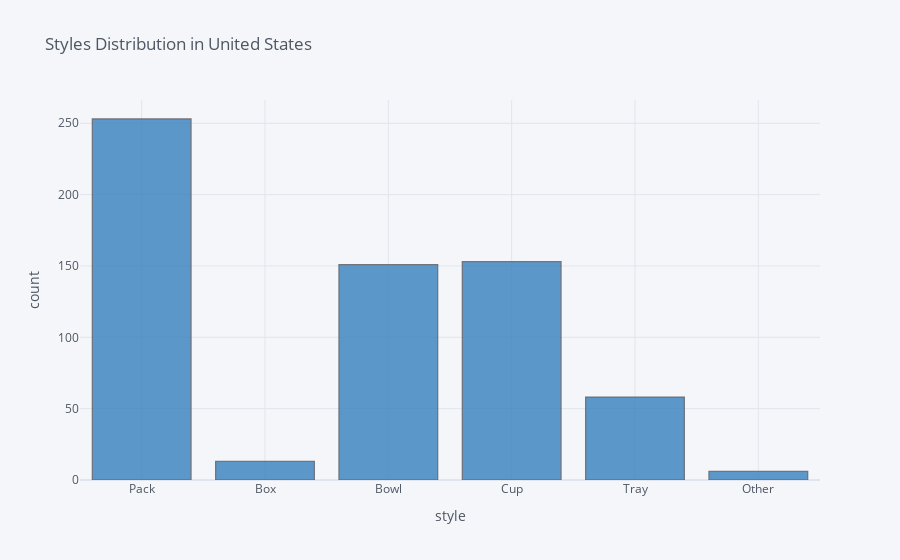
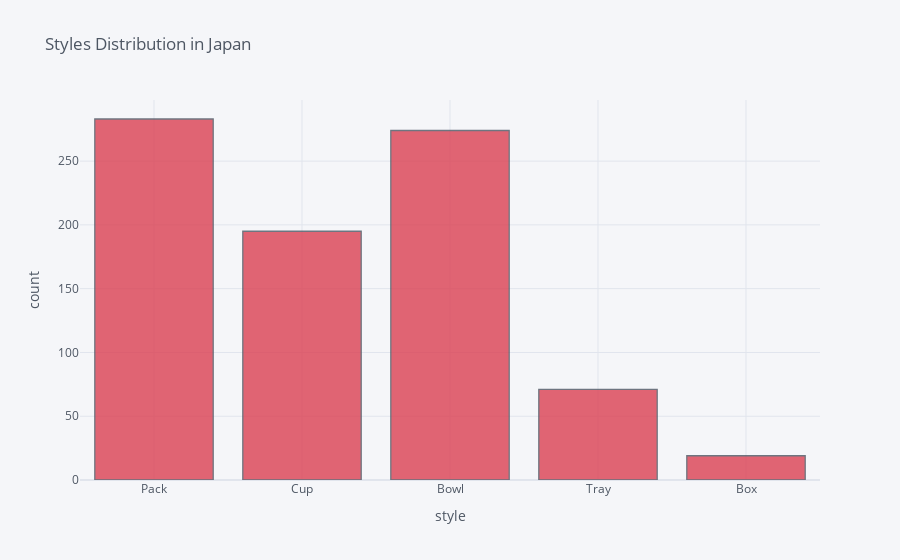

These figures' notebook cell, in order:
### Markdown cell above
В России выпускается 7 раменов со средней оценкой 3.57

### Code cell
#смотрим распределение типов упаковки в США и Японии 
df_us = df.loc[(df['Country'] == 'United States')]
df_japan = df.loc[(df['Country'] == 'Japan')]
df_us['Style'].iplot(kind='hist', xTitle='style',
                  yTitle='count', title='Styles Distribution in United States', color = 'blue')
df_japan['Style'].iplot(kind='hist', xTitle='style',
                  yTitle='count', title='Styles Distribution in Japan', color = 'red')

### Figure 1 — Plotly figure (JSON) as saved in the notebook; plotly's stock layout.template omitted (floating-point values rounded to 4 significant figures; data arrays with more than 128 entries replaced by an {"elided": "..."} marker saying what was removed)
{"data": [{"histfunc": "count", "histnorm": "", "marker": {"color": "rgba(55, 128, 191, 1.0)", "line": {"color": "#4D5663", "width": 1.3}}, "name": "Style", "opacity": 0.8, "orientation": "v", "type": "histogram", "x": {"elided": "634 str values"}}], "layout": {"barmode": "overlay", "legend": {"bgcolor": "#F5F6F9", "font": {"color": "#4D5663"}}, "paper_bgcolor": "#F5F6F9", "plot_bgcolor": "#F5F6F9", "title": {"font": {"color": "#4D5663"}, "text": "Styles Distribution in United States"}, "xaxis": {"gridcolor": "#E1E5ED", "showgrid": true, "tickfont": {"color": "#4D5663"}, "title": {"font": {"color": "#4D5663"}, "text": "style"}, "zerolinecolor": "#E1E5ED"}, "yaxis": {"gridcolor": "#E1E5ED", "showgrid": true, "tickfont": {"color": "#4D5663"}, "title": {"font": {"color": "#4D5663"}, "text": "count"}, "zerolinecolor": "#E1E5ED"}}}

### Figure 2 — Plotly figure (JSON) as saved in the notebook; plotly's stock layout.template omitted (floating-point values rounded to 4 significant figures; data arrays with more than 128 entries replaced by an {"elided": "..."} marker saying what was removed)
{"data": [{"histfunc": "count", "histnorm": "", "marker": {"color": "rgba(219, 64, 82, 1.0)", "line": {"color": "#4D5663", "width": 1.3}}, "name": "Style", "opacity": 0.8, "orientation": "v", "type": "histogram", "x": {"elided": "842 str values"}}], "layout": {"barmode": "overlay", "legend": {"bgcolor": "#F5F6F9", "font": {"color": "#4D5663"}}, "paper_bgcolor": "#F5F6F9", "plot_bgcolor": "#F5F6F9", "title": {"font": {"color": "#4D5663"}, "text": "Styles Distribution in Japan"}, "xaxis": {"gridcolor": "#E1E5ED", "showgrid": true, "tickfont": {"color": "#4D5663"}, "title": {"font": {"color": "#4D5663"}, "text": "style"}, "zerolinecolor": "#E1E5ED"}, "yaxis": {"gridcolor": "#E1E5ED", "showgrid": true, "tickfont": {"color": "#4D5663"}, "title": {"font": {"color": "#4D5663"}, "text": "count"}, "zerolinecolor": "#E1E5ED"}}}
